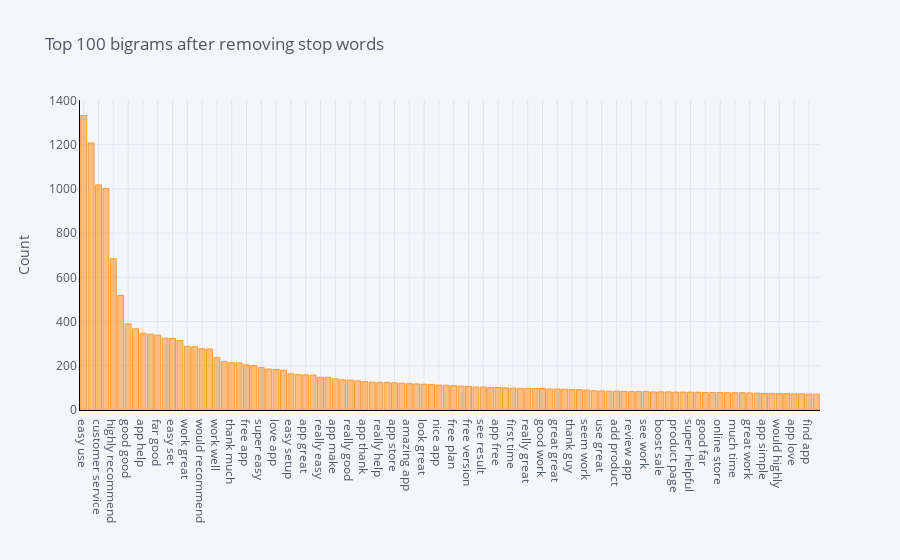

Notebook source saved alongside this figure:
### Code cell
plot_model(plot = 'bigram')

### Figure 1 — Plotly figure (JSON) as saved in the notebook; plotly's stock layout.template omitted (floating-point values rounded to 4 significant figures)
{"data": [{"marker": {"color": "rgba(255, 153, 51, 0.6)", "line": {"color": "rgba(255, 153, 51, 1.0)", "width": 1}}, "name": "count", "orientation": "v", "text": "", "type": "bar", "x": ["easy use", "great app", "customer service", "use app", "highly recommend", "good app", "good good", "customer support", "app help", "support team", "far good", "app easy", "easy set", "recommend app", "work great", "easy install", "would recommend", "app work", "work well", "awesome app", "thank much", "app use", "free app", "great customer", "super easy", "start use", "love app", "definitely recommend", "easy setup", "app really", "app great", "instal app", "really easy", "look good", "app make", "great support", "really good", "simple use", "app thank", "let see", "really help", "help lot", "app store", "app far", "amazing app", "shopify store", "look great", "work perfectly", "nice app", "product option", "free plan", "make easy", "free version", "lot time", "see result", "app would", "app free", "save lot", "first time", "great product", "really great", "would definitely", "good work", "give star", "great great", "simple easy", "thank guy", "app need", "seem work", "save time", "use great", "app look", "add product", "great job", "review app", "increase sale", "see work", "much easy", "boost sale", "app good", "product page", "use free", "super helpful", "make sure", "good far", "exactly need", "online store", "really helpful", "much time", "leave review", "great work", "good easy", "app simple", "import product", "would highly", "good job", "app love", "fantastic app", "find app", "useful app"], "y": [1332, 1208, 1018, 1002, 684, 518, 390, 367, 347, 343, 339, 325, 324, 314, 288, 286, 277, 276, 237, 219, 214, 213, 204, 201, 192, 185, 183, 180, 164, 160, 159, 158, 148, 148, 141, 137, 135, 132, 128, 126, 125, 125, 123, 121, 119, 118, 117, 116, 113, 112, 110, 108, 107, 104, 104, 102, 102, 100, 99, 98, 98, 97, 97, 95, 95, 94, 92, 92, 90, 87, 86, 85, 85, 84, 83, 83, 83, 82, 82, 82, 81, 81, 81, 80, 79, 79, 79, 78, 78, 78, 77, 76, 75, 75, 74, 74, 73, 73, 72, 72]}], "layout": {"legend": {"bgcolor": "#F5F6F9", "font": {"color": "#4D5663"}}, "paper_bgcolor": "#F5F6F9", "plot_bgcolor": "#F5F6F9", "title": {"font": {"color": "#4D5663"}, "text": "Top 100 bigrams after removing stop words"}, "xaxis": {"gridcolor": "#E1E5ED", "linecolor": "black", "showgrid": true, "tickfont": {"color": "#4D5663"}, "title": {"font": {"color": "#4D5663"}, "text": ""}, "zerolinecolor": "#E1E5ED"}, "yaxis": {"gridcolor": "#E1E5ED", "linecolor": "black", "showgrid": true, "tickfont": {"color": "#4D5663"}, "title": {"font": {"color": "#4D5663"}, "text": "Count"}, "zerolinecolor": "#E1E5ED"}}}
